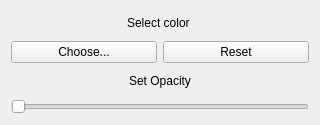
<?xml version="1.0" encoding="UTF-8"?>
<ui version="4.0">
 <class>Form</class>
 <widget class="QWidget" name="Form">
  <property name="geometry">
   <rect>
    <x>0</x>
    <y>0</y>
    <width>320</width>
    <height>125</height>
   </rect>
  </property>
  <property name="windowTitle">
   <string>Color</string>
  </property>
  <layout class="QVBoxLayout" name="verticalLayout">
   <item>
    <widget class="QLabel" name="lbl_clr">
     <property name="text">
      <string>Select color </string>
     </property>
     <property name="alignment">
      <set>Qt::AlignCenter</set>
     </property>
    </widget>
   </item>
   <item>
    <layout class="QHBoxLayout" name="horizontalLayout">
     <item>
      <widget class="QPushButton" name="btn_clr">
       <property name="text">
        <string>Choose...</string>
       </property>
      </widget>
     </item>
     <item>
      <widget class="QPushButton" name="btn_reset">
       <property name="text">
        <string>Reset</string>
       </property>
      </widget>
     </item>
    </layout>
   </item>
   <item>
    <widget class="QLabel" name="lbl_opacity">
     <property name="text">
      <string>Set Opacity</string>
     </property>
     <property name="alignment">
      <set>Qt::AlignCenter</set>
     </property>
    </widget>
   </item>
   <item>
    <widget class="QSlider" name="sli_opacity">
     <property name="orientation">
      <enum>Qt::Horizontal</enum>
     </property>
     <property name="tickPosition">
      <enum>QSlider::NoTicks</enum>
     </property>
    </widget>
   </item>
  </layout>
 </widget>
 <resources/>
 <connections/>
</ui>
